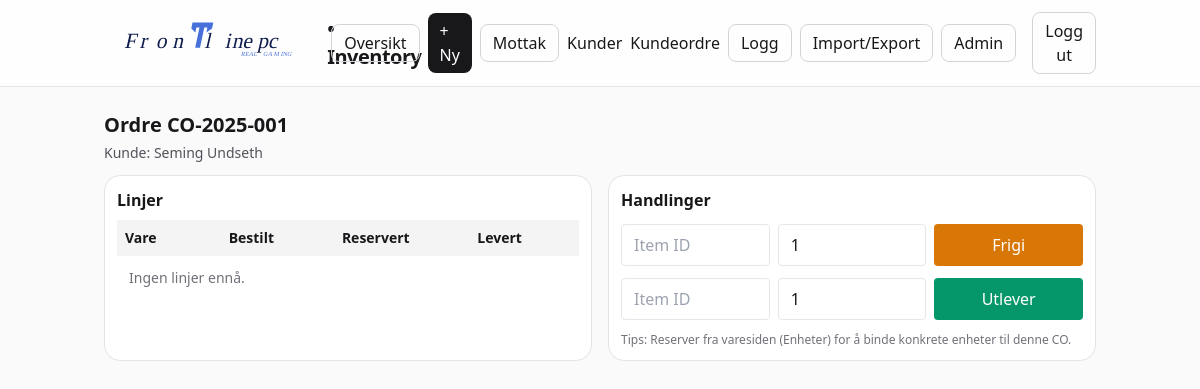
Page /co/2 (signed in) on the earlier database version.
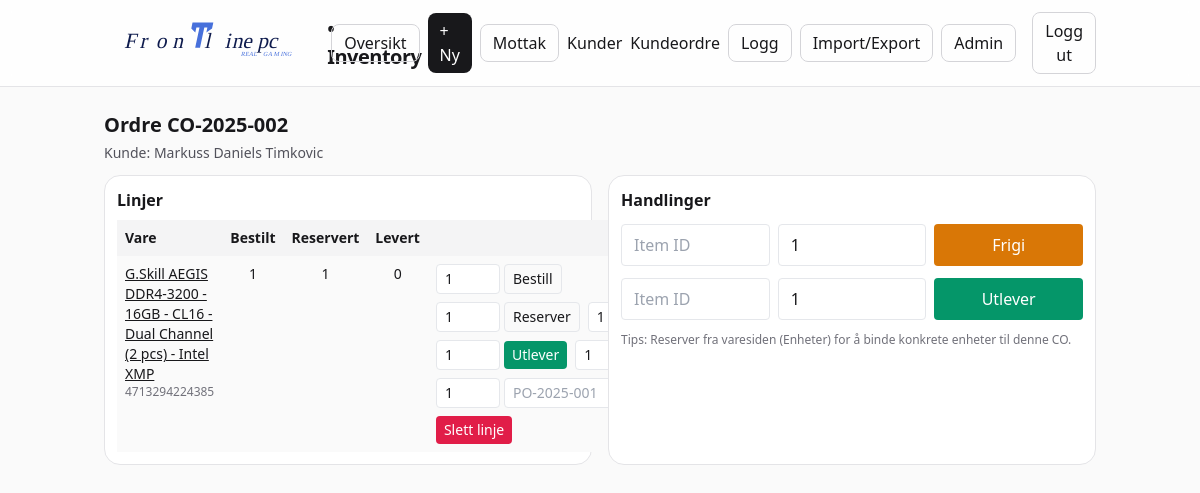
Same page on the later database version.
### frontline_inventory_web/app/models.py (models this page shows)
class CustomerOrder(Base):
    __tablename__ = "customer_orders"
    id = Column(Integer, primary_key=True)
    code = Column(String(120), unique=True, nullable=False)
    customer_id = Column(Integer, ForeignKey("customers.id"), nullable=True)
    status = Column(String(20), default="open")
    notes = Column(String(500), default="")
    created_at = Column(DateTime)
    customer = relationship("Customer")
    lines = relationship("CustomerOrderLine", back_populates="co", cascade="all, delete-orphan")

class Customer(Base):
    __tablename__ = "customers"
    id: Mapped[int] = mapped_column(Integer, primary_key=True)
    name: Mapped[str] = mapped_column(String(200), nullable=False)
    email: Mapped[str] = mapped_column(String(200), default="")
    phone: Mapped[str] = mapped_column(String(50), default="")
    notes: Mapped[str] = mapped_column(String(500), default="")
    created_at: Mapped[datetime] = mapped_column(DateTime, default=datetime.utcnow)

class CustomerOrderLine(Base):
    __tablename__ = "customer_order_lines"
    id = Column(Integer, primary_key=True)
    co_id = Column(Integer, ForeignKey("customer_orders.id"), nullable=False)
    item_id = Column(Integer, ForeignKey("items.id"), nullable=True)
    qty = Column("qty_ordered", Integer, nullable=False, default=1)
    qty_reserved = Column(Integer, nullable=False, default=0)
    qty_fulfilled = Column(Integer, nullable=False, default=0)
    notes = Column(String(500), default="")
    created_at = Column(DateTime)
    co = relationship("CustomerOrder", back_populates="lines", lazy="joined")
    item = relationship("Item", lazy="joined")

class Item(Base):
    __tablename__ = "items"
    id: Mapped[int] = mapped_column(Integer, primary_key=True)
    name: Mapped[str] = mapped_column(String(200), index=True)
    sku: Mapped[str] = mapped_column(String(120), unique=True, index=True)
    qty: Mapped[int] = mapped_column(Integer, default=0)
    min_qty: Mapped[int] = mapped_column(Integer, default=0)
    price: Mapped[float] = mapped_column(Float, default=0.0)
    currency: Mapped[str] = mapped_column(String(8), default="NOK")
    notes: Mapped[str] = mapped_column(Text, default="")
    image_path: Mapped[str] = mapped_column(String(300), default="")
    category_id: Mapped[int | None] = mapped_column(Integer, ForeignKey("categories.id"))
    location_id: Mapped[int | None] = mapped_column(Integer, ForeignKey("locations.id"))
    category_obj = relationship("Category", back_populates="items")
    location_obj = relationship("Location", back_populates="items")
    last_updated: Mapped[datetime] = mapped_column(DateTime, default=datetime.utcnow)

### frontline_inventory_web/app/main.py (the view)
@app.get("/co/{co_id}")
def co_detail(request: Request, co_id: int, db: Session = Depends(get_db), current_user=Depends(require_user)):
    co = db.get(CustomerOrder, co_id)
    if not co:
        raise HTTPException(status_code=404)
    lines = db.execute(select(CustomerOrderLine).where(CustomerOrderLine.co_id == co.id)).scalars().all()
    return templates.TemplateResponse("co_detail.html", {"request": request, "user": current_user, "co": co, "lines": lines})

### frontline_inventory_web/app/templates/co_detail.html (shortened to what the changed rows need)
{% extends "base.html" %}
{% block content %}
<h1 class="text-xl font-semibold mb-1">Ordre {{ co.code }}</h1>
<div class="mb-3 text-sm text-zinc-600">
  Kunde: {% if co.customer %}<span class="font-medium">{{ co.customer.name }}</span>{% else %}<span class="italic">Ukjent</span>{% endif %}
</div>
<div class="grid md:grid-cols-2 gap-4">
  <section class="rounded-2xl border border-zinc-200 bg-white p-3">
    <h2 class="font-semibold mb-2">Linjer</h2>
    <table class="w-full text-sm">
      <thead class="bg-zinc-100">
        <tr>
          <th class="p-2 text-left">Vare</th>
          <th class="p-2">Bestilt</th>
          <th class="p-2">Reservert</th>
          <th class="p-2">Levert</th>
          <th class="p-2"></th>
        </tr>
      </thead>
      <tbody>
        {% for l in lines %}
        <tr class="odd:bg-zinc-50 align-top">
          <td class="p-2">
            {% if l.item %}
              <a href="/item/{{ l.item_id }}/units" class="underline hover:no-underline">{{ l.item.name }}</a>
              <div class="text-xs text-zinc-500">{{ l.item.sku }}</div>
            {% else %}
              {{ l.item_id }}
            {% endif %}
          </td>
          <td class="p-2 text-center">{{ l.qty }}</td>
          <td class="p-2 text-center">{{ l.qty_reserved }}</td>
          <td class="p-2 text-center">{{ l.qty_fulfilled }}</td>
          <td class="p-2">
            <div class="flex flex-wrap gap-2 items-center">
              <form method="post" action="/co/{{ co.id }}/line/order" class="flex items-center gap-1">
                <input type="number" name="qty" value="1" min="1" class="w-16 px-2 py-1 rounded border">
                <button class="px-2 py-1 rounded border">Bestill</button>
              </form>
              <form method="post" action="/co/{{ co.id }}/reserve" class="flex items-center gap-1">
                <input type="number" name="qty" value="1" min="1" class="w-16 px-2 py-1 rounded border">
                <button class="px-2 py-1 rounded border">Reserver</button>
              </form>
              <form method="post" action="/co/{{ co.id }}/release" class="flex items-center gap-1">
                <button class="px-2 py-1 rounded border">Frigi</button>
              </form>
              <form method="post" action="/co/{{ co.id }}/fulfill" class="flex items-center gap-1">
                <input type="number" name="qty" value="1" min="1" class="w-16 px-2 py-1 rounded border">
                <button class="px-2 py-1 rounded bg-emerald-600 text-white">Utlever</button>
              </form>
              <form method="post" action="/co/{{ co.id }}/unfulfill" class="flex items-center gap-1">
                <button class="px-2 py-1 rounded border">Trekk</button>
              </form>
              <form method="post" action="/co/{{ co.id }}/receive" class="flex items-center gap-1">
                <input type="number" name="qty" value="1" min="1" class="w-16 px-2 py-1 rounded border" title="Antall">
                <input type="text" name="po_code" placeholder="PO-2025-001" class="w-36 px-2 py-1 rounded border" title="PO-kode">
                <button class="px-2 py-1 rounded border">Motta</button>
              </form>
              <form method="post" action="/co/{{ co.id }}/line/delete" class="flex items-center gap-1" onsubmit="return confirm('Slette linje og oppheve reservasjoner?');">
                <button class="px-2 py-1 rounded bg-rose-600 text-white">Slett linje</button>
              </form>
            </div>
          </td>
        </tr>
        {% endfor %}
        {% if lines|length == 0 %}
          <tr><td class="p-3 text-zinc-500" colspan="5">Ingen linjer ennå.</td></tr>
        {% endif %}
      </tbody>
    </table>
  </section>
  <section class="rounded-2xl border border-zinc-200 bg-white p-3 space-y-3">
    <h2 class="font-semibold mb-2">Handlinger</h2>
  </section>
</div>
{% endblock %}

Differences in the rows shown:
changed CustomerOrder: code "CO-2025-001" → "CO-2025-002"
changed Customer: customer.name "Seming Undseth" → "Markuss Daniels Timkovic"
added CustomerOrderLine: item.name "G.Skill AEGIS DDR4-3200 - 16GB - CL16 - Dual Channel (2 pcs) - Intel XMP", item.sku "4713294224385", qty "1", qty_reserved "1", qty_fulfilled "0"
Other differences:
text no longer shown: "Ingen linjer ennå."
